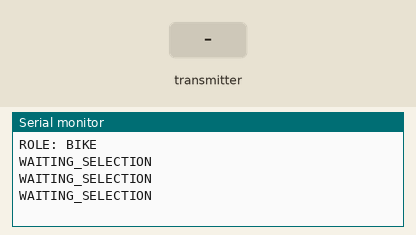
The sketch below on a simulated Arduino Uno, built with avr-gcc and run on an emulated ATmega328P. On the bench: the last lines printed to the serial monitor. Inputs (shaded band) come from the test bench. No radio packets arrive unless stated.

Above: at 1.2 s.
1.3 s: the transmitter starts sending id_received = 0
At 1.89 s:
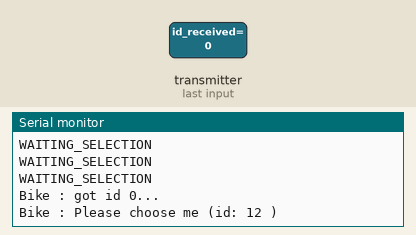
3.1 s: the transmitter starts sending id_received = 1
At 3.58 s:
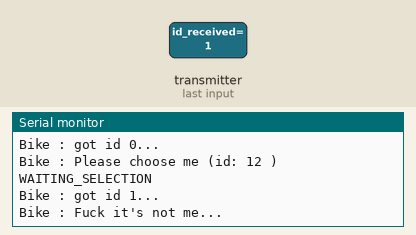

The sketch:

bike.ino
```cpp
// (licence header left out)
#include <SPI.h>
#include "nRF24L01.h"
#include "RF24.h"
#include "printf.h"

//
// Hardware configuration
//

// Set up nRF24L01 radio on SPI bus plus pins 9 & 10
RF24 radio(9,10);

//
// Topology
//

// Radio pipe addresses for the 2 nodes to communicate.
const uint64_t pipes[2] = { 0xF0F0F0F0E1LL, 0xF0F0F0F0D2LL };


const unsigned int WAITING_SELECTION = 0;
const unsigned int SELECTED = 1;

//unsigned int designation_attemp = 0;

unsigned int mode = WAITING_SELECTION;
unsigned long bike_id = 12;
//unsigned long terminal_id = 0;

void setup(void)
{
  Serial.begin(57600);
  printf_begin();
  printf("\n\rROLE: BIKE \n\r");

  //
  // Setup and configure rf radio
  //

  radio.begin();

  // optionally, increase the delay between retries & # of retries
  radio.setRetries(15,15);

  // optionally, reduce the payload size.  seems to
  // improve reliability
  radio.setPayloadSize(8);

  //
  // Open pipes to other nodes for communication
  //

  // This simple sketch opens two pipes for these two nodes to communicate
  // back and forth.
  // Open 'our' pipe for writing
  // Open the 'other' pipe for reading, in position #1 (we can have up to 5 pipes open for reading)

  radio.openWritingPipe(pipes[1]);
  radio.openReadingPipe(1,pipes[0]);

  //
  // Start listening
  //

  radio.startListening();

  //
  // Dump the configuration of the rf unit for debugging
  //

  radio.printDetails();
}


void loop(void)
{
  if (mode == WAITING_SELECTION) {
    printf("WAITING_SELECTION\n\r");
    if (radio.available()) {
      bool done = false;
      unsigned long id_received;
      while (!done) {
        done = radio.read( &id_received, sizeof(unsigned long) );
        // Spew it
        printf("Bike : got id %lu...\n\r",id_received);
        delay(20);
      }

      if(id_received == 0) { // par la suite dans un certain rang
        // First, stop listening so we can talk
        radio.stopListening();

        // Send the final one back.
        radio.write( &bike_id, sizeof(unsigned long) );
        printf("Bike : Please choose me (id: %lu )\n\r",bike_id);

        // Now, resume listening so we catch the next packets.
        radio.startListening();
      } else if (id_received == bike_id) {
        printf("Bike : YOUHOU! I've been selected.\n\r");
        mode = SELECTED;
      } else {
        printf("Bike : Fuck it's not me...\n\r");
      }
    }
    delay(200);
  } else {
    unsigned long code = 12;

    // First, stop listening so we can talk
    radio.stopListening();

    // Send the final one back.
    radio.write( &code, sizeof(unsigned long) );
    printf("Bike : The code is %lu...\n\r",code);

    // Now, resume listening so we catch the next packets.
    radio.startListening();

    mode = WAITING_SELECTION;
  }
  delay(200);
}
```

Measured:
- after the input at 1.3 s, the serial monitor: prints a new line after 0.31 s (image 1)
- after the input at 3.1 s, the serial monitor: prints a new line after 0.20 s (image 2)
